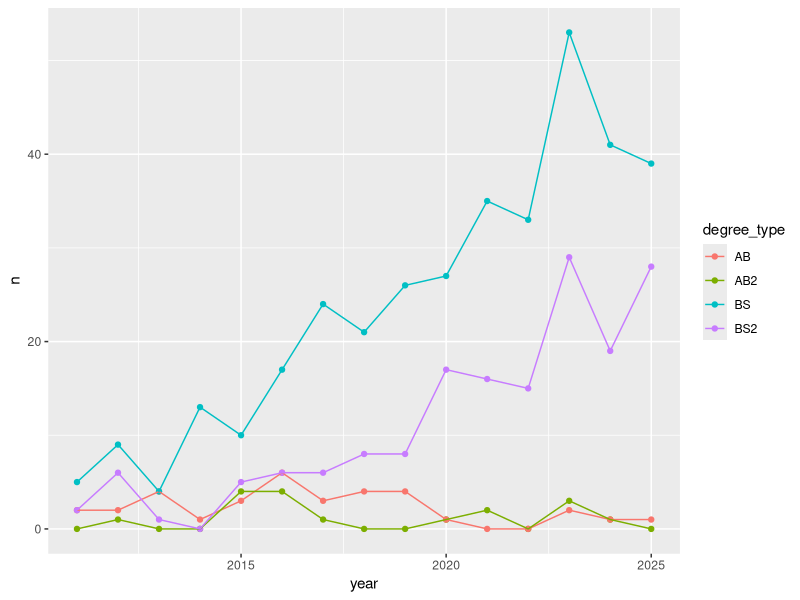
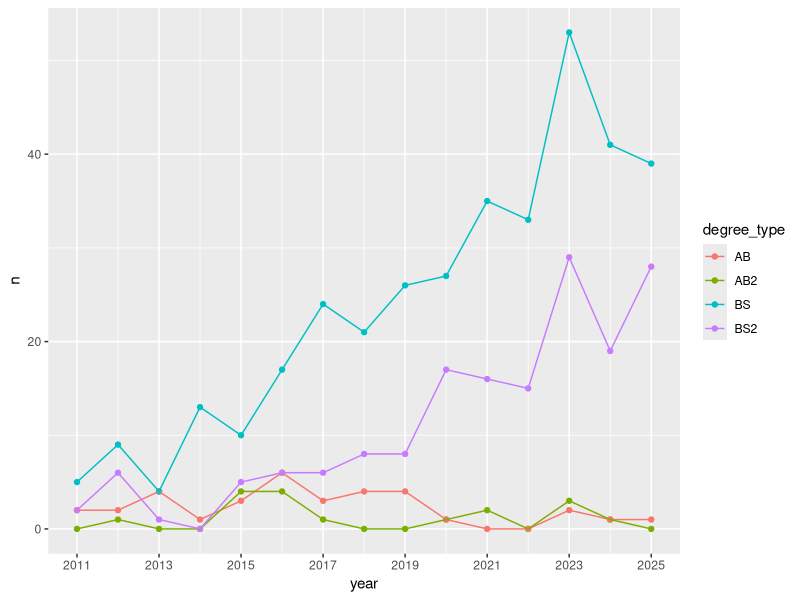
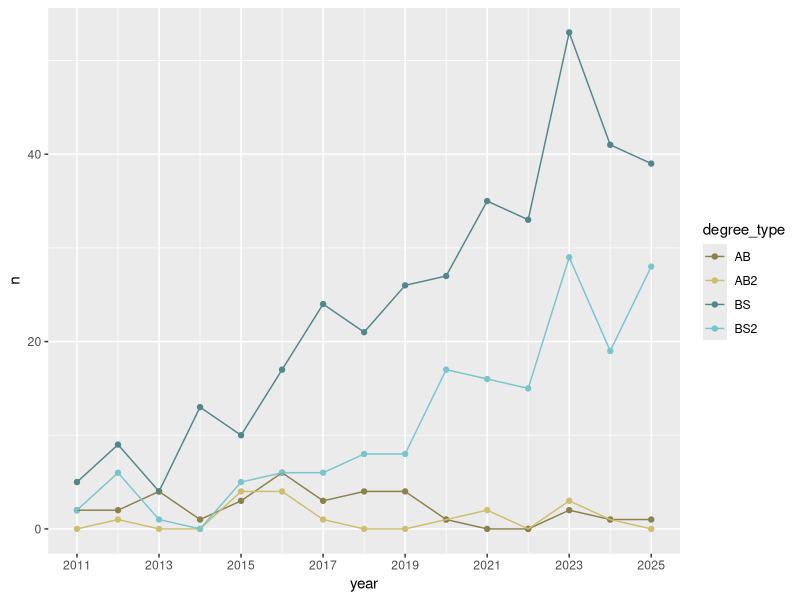
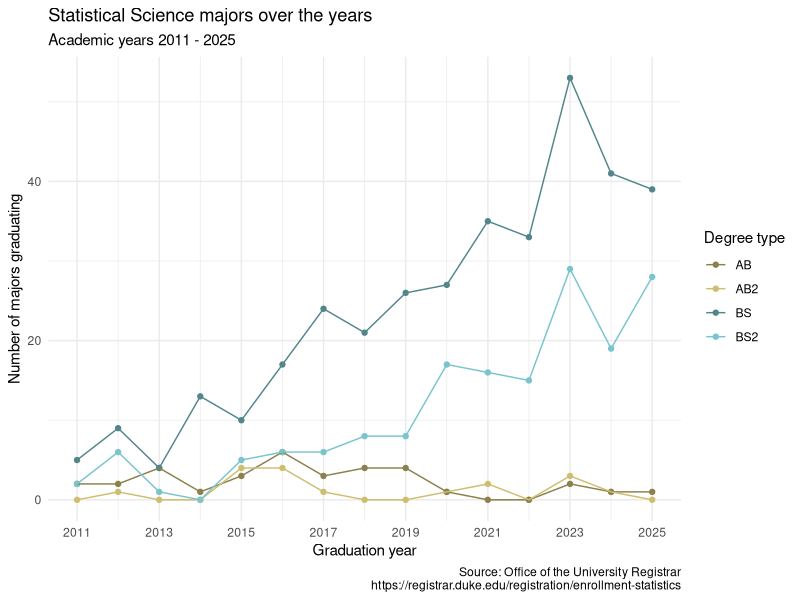
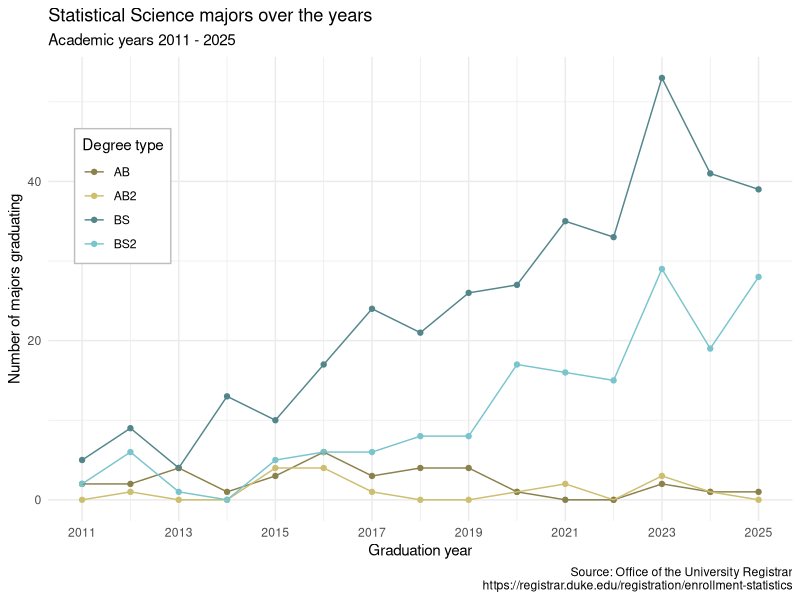
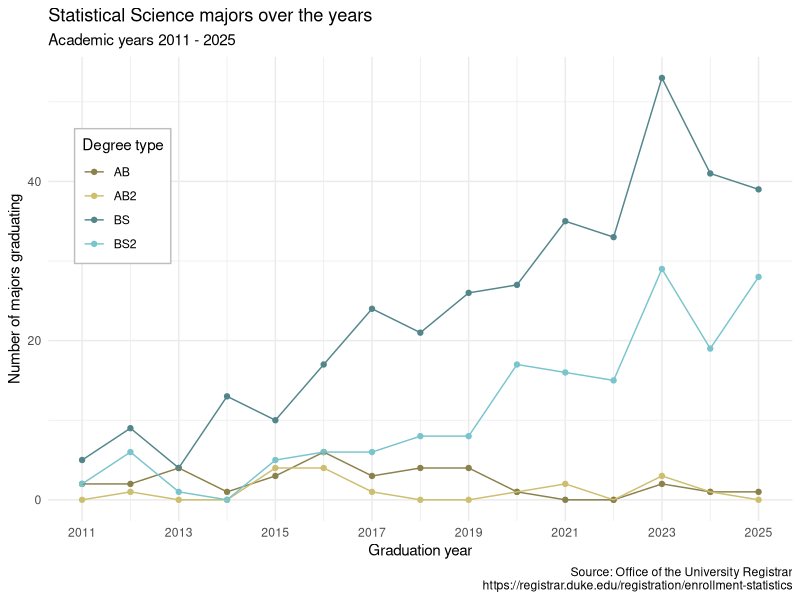

Write the R code that produced these figures, in order.
## ---- chunk 1
#| label: load-packages-data
#| message: false

library(tidyverse)

statsci <- read_csv("data/statsci_clean.csv")
## ---- chunk 2
statsci
## ---- chunk 3
#| label: pivot

statsci |>
  pivot_longer(
    cols = -degree_type,
    names_to = "year",
    values_to = "n",
    names_transform = as.numeric
  )
## ---- chunk 4
#| label: pivot-with-transform-name

statsci_longer <- statsci |>
  pivot_longer(
    cols = -degree_type,
    names_to = "year",
    names_transform = as.numeric,
    values_to = "n"
  )
## ---- chunk 5
#| label: plot-draft

statsci_longer |>
  ggplot(aes(x = year, y = n, color = degree_type)) +
  geom_point() +
  geom_line()
## ---- chunk 6
#| label: plot-improve-1
statsci_longer |>
  ggplot(aes(x = year, y = n, color = degree_type)) +
  geom_point() +
  geom_line() +
  scale_x_continuous(breaks = seq(2011, 2025, 2))
## ---- chunk 7
#| label: plot-improve-2

statsci_longer |>
  ggplot(aes(x = year, y = n, color = degree_type)) +
  geom_point() +
  geom_line() +
  scale_x_continuous(breaks = seq(2011, 2025, 2)) +
  scale_color_manual(
    values = c("BS" = "cadetblue4", 
               "BS2" = "cadetblue3", 
               "AB" = "lightgoldenrod4", 
               "AB2" = "lightgoldenrod3"))

## ---- chunk 8
#| label: plot-improve-3

statsci_longer |>
  ggplot(aes(x = year, y = n, color = degree_type)) +
  geom_point() +
  geom_line() +
  scale_x_continuous(breaks = seq(2011, 2025, 2)) +
  scale_color_manual(
    values = c("BS" = "cadetblue4", 
               "BS2" = "cadetblue3", 
               "AB" = "lightgoldenrod4", 
               "AB2" = "lightgoldenrod3"))+
  labs(
    x = "Graduation year",
    y = "Number of majors graduating",
    color = "Degree type",
    title = "Statistical Science majors over the years",
    subtitle = "Academic years 2011 - 2025",
    caption = "Source: Office of the University Registrar\nhttps://registrar.duke.edu/registration/enrollment-statistics"
  ) +
  theme_minimal()
## ---- chunk 9
#| label: plot-improve-4
statsci_longer |>
  ggplot(aes(x = year, y = n, color = degree_type)) +
  geom_point() +
  geom_line() +
  scale_x_continuous(breaks = seq(2011, 2025, 2)) +
  scale_color_manual(
    values = c("BS" = "cadetblue4", 
               "BS2" = "cadetblue3", 
               "AB" = "lightgoldenrod4", 
               "AB2" = "lightgoldenrod3"))+
  labs(
    x = "Graduation year",
    y = "Number of majors graduating",
    color = "Degree type",
    title = "Statistical Science majors over the years",
    subtitle = "Academic years 2011 - 2025",
    caption = "Source: Office of the University Registrar\nhttps://registrar.duke.edu/registration/enrollment-statistics"
  ) +
  theme_minimal() +
  theme(
    legend.position = "inside",
    legend.position.inside = c(0.1, 0.7),
    legend.background = element_rect(fill = "white", color = "grey")
  )
## ---- chunk 10
#| label: plot-improve-5
#| fig-width: 10
#| fig-height: 5

statsci_longer |>
  ggplot(aes(x = year, y = n, color = degree_type)) +
  geom_point() +
  geom_line() +
  scale_x_continuous(breaks = seq(2011, 2025, 2)) +
  scale_color_manual(
    values = c("BS" = "cadetblue4", 
               "BS2" = "cadetblue3", 
               "AB" = "lightgoldenrod4", 
               "AB2" = "lightgoldenrod3"))+
  labs(
    x = "Graduation year",
    y = "Number of majors graduating",
    color = "Degree type",
    title = "Statistical Science majors over the years",
    subtitle = "Academic years 2011 - 2025",
    caption = "Source: Office of the University Registrar\nhttps://registrar.duke.edu/registration/enrollment-statistics"
  ) +
  theme_minimal() +
  theme(
    legend.position = "inside",
    legend.position.inside = c(0.1, 0.7),
    legend.background = element_rect(fill = "white", color = "grey")
  )
## ---- chunk 11
#| label: wider

statsci_wider <- statsci_longer |>
  pivot_wider(
    names_from = "year", 
    values_from = "n"
  )
